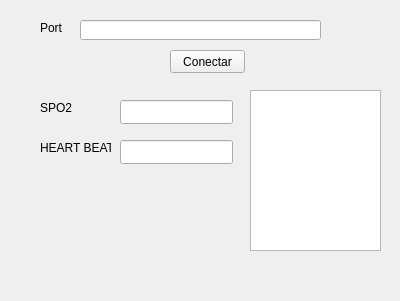
<?xml version="1.0" encoding="UTF-8"?>
<ui version="4.0">
 <class>MainWindow</class>
 <widget class="QMainWindow" name="MainWindow">
  <property name="geometry">
   <rect>
    <x>0</x>
    <y>0</y>
    <width>400</width>
    <height>301</height>
   </rect>
  </property>
  <property name="windowTitle">
   <string>Servidor</string>
  </property>
  <widget class="QWidget" name="centralWidget">
   <widget class="QLineEdit" name="lineEditPort">
    <property name="geometry">
     <rect>
      <x>80</x>
      <y>20</y>
      <width>241</width>
      <height>20</height>
     </rect>
    </property>
   </widget>
   <widget class="QPushButton" name="conectar">
    <property name="geometry">
     <rect>
      <x>170</x>
      <y>50</y>
      <width>75</width>
      <height>23</height>
     </rect>
    </property>
    <property name="text">
     <string>Conectar</string>
    </property>
   </widget>
   <widget class="QLabel" name="label_2">
    <property name="geometry">
     <rect>
      <x>40</x>
      <y>20</y>
      <width>31</width>
      <height>16</height>
     </rect>
    </property>
    <property name="text">
     <string>Port</string>
    </property>
   </widget>
   <widget class="QPlainTextEdit" name="plainTextRecibir">
    <property name="geometry">
     <rect>
      <x>250</x>
      <y>90</y>
      <width>131</width>
      <height>161</height>
     </rect>
    </property>
   </widget>
   <widget class="QLabel" name="label">
    <property name="geometry">
     <rect>
      <x>40</x>
      <y>100</y>
      <width>49</width>
      <height>16</height>
     </rect>
    </property>
    <property name="text">
     <string>SPO2</string>
    </property>
   </widget>
   <widget class="QLabel" name="label_3">
    <property name="geometry">
     <rect>
      <x>40</x>
      <y>140</y>
      <width>71</width>
      <height>16</height>
     </rect>
    </property>
    <property name="text">
     <string>HEART BEAT</string>
    </property>
   </widget>
   <widget class="QLineEdit" name="lineEdit_SPO2">
    <property name="geometry">
     <rect>
      <x>120</x>
      <y>100</y>
      <width>113</width>
      <height>24</height>
     </rect>
    </property>
   </widget>
   <widget class="QLineEdit" name="lineEdit_Heart_Beat">
    <property name="geometry">
     <rect>
      <x>120</x>
      <y>140</y>
      <width>113</width>
      <height>24</height>
     </rect>
    </property>
   </widget>
  </widget>
 </widget>
 <layoutdefault spacing="6" margin="11"/>
 <resources/>
 <connections/>
</ui>
